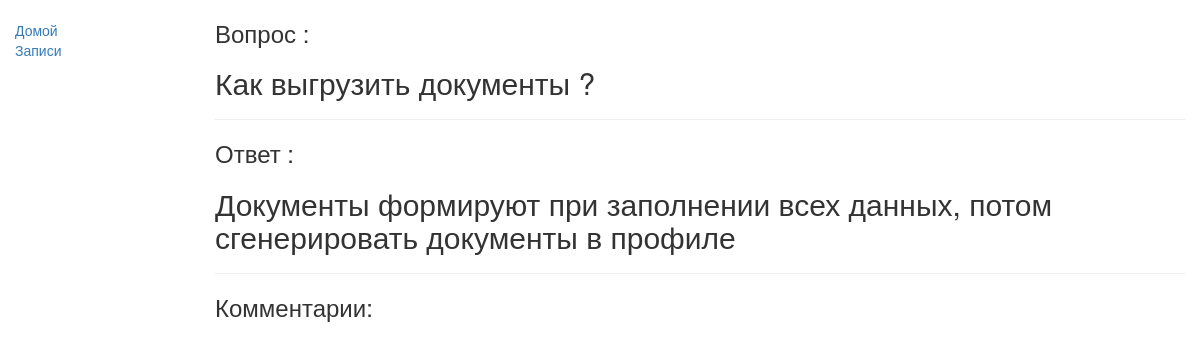
Screenshot of /catalog/guide/2 with the database file from the repository.
### catalog/models.py (models this page shows, shortened)
class Questions(models.Model):
    questions_text=models.TextField(max_length=1000,db_index=True)
    user=models.ForeignKey(User, on_delete=models.CASCADE,null=True)
    answer=models.OneToOneField('Answer',on_delete=models.PROTECT,null=True,blank=True)
    category=models.ForeignKey('Category',on_delete=models.PROTECT,null=True)
    class Meta:
        ordering = ['user']
    def __str__(self):
        return self.questions_text

class Answer(models.Model):
    answer_text=models.TextField(max_length=1000,db_index=True)
    user=models.ForeignKey(User, on_delete=models.CASCADE,null=True)
    def __str__(self):
        return self.answer_text

### catalog/views.py (the view, shortened to what this page needs)
# urls.py: url(r'^guide/(?P<pk>\d+)$', views.QuestionsDetailView.as_view(), name='guide-detail'),
class QuestionsDetailView(generic.DetailView):
    model = Questions
    def get_context_data(self, **kwargs):
        context = super().get_context_data(**kwargs)
        context['comment_data'] = Comment.objects.filter(questions=self.object)
        print(context)
        return context

### catalog/templates/catalog/questions_detail.html (shortened to what this page needs)
{% extends "base_generic.html" %}
{% block content %}
  <h3>Вопрос :</h3>
  <h2>{{ object.questions_text }}</h2>
  <hr>
  <h3>Ответ :</h3>
  {% if object.answer is None %}
    <h2>Ответа нет ¯\_(ツ)_/¯</h2>
  {% else %}
    <h2>{{object.answer}}</h2>
  {% endif %}
  <hr>
  <h3>Комментарии:</h3>
{% endblock %}

### rows the page displays
Questions: questions_text "Как выгрузить документы ?", answer "Документы формируют при заполнении всех данных, потом сгенерировать документы в профиле"
